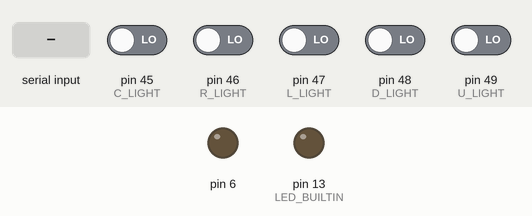
Bench run of a program on a simulated Arduino Mega 2560, built with avr-gcc and run on an emulated ATmega2560. Parts: output pins drawn as LEDs (lit = HIGH). The inputs (shaded band) are chosen by the test bench; at power-on: pin 45 (C_LIGHT), pin 46 (R_LIGHT), pin 47 (L_LIGHT), pin 48 (D_LIGHT), pin 49 (U_LIGHT) LOW. What the program prints to the serial monitor is not drawn.

Above: at 1.2 s.
1.3 s: "2" received over Serial
At 2.0 s:
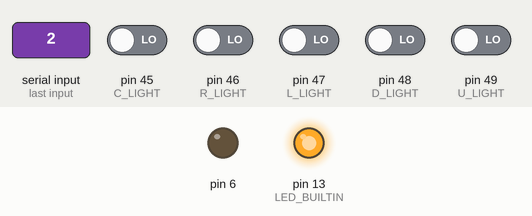
2.8 s: byte 51 (CMD_TEST_LIGHTS_PRESS) received over Serial
At 3.1 s:
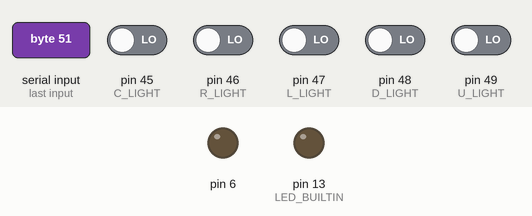
Timing chart, 0 to 5.8 s (numbered marks = the images above; inputs shaded):
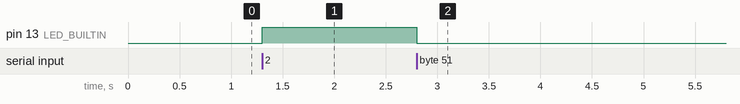

The program:

main.cpp
```cpp
#include <Arduino.h>

/* Compile options */
// #define USE_EXTERNAL_PULLUPS

/* Commands */

#define CMD_TEST_INPUTS '1'
#define CMD_TEST_LIGHTS_EXT '2'
#define CMD_TEST_LIGHTS_PRESS '3'
#define CMD_TEST_DEBOUNCE '4'
#define CMD_TEST_LEGACY '5'

/* States */
#define STATE_IDLE 0
#define STATE_TEST_RUNNING 1
#define STATE_TEST_FAILED 2
#define STATE_TEST_SUCCESSFUL 3

/*
 * Map Arduino Mega pins to BD845-PWB pins.
 * The pinout for the BD845-PWB can be found here
 * https://docs.bluedotarcade.com/boards/bd845-pwb
 */

/* Comm inputs */

#define FL1       PK0
#define FL2       PK1
#define FL3       PK2
#define FL4       PK3
#define FL5       PK4
#define TEST      PK5
#define IN_DDR    DDRK
#define IN_PORT   PORTK
#define IN_OFFSET 0

/* Comm outputs */

#define U_OUT      PF0
#define D_OUT      PF1
#define L_OUT      PF2
#define R_OUT      PF3
#define C_OUT      PF4
#define OUT_DDR    DDRF
#define OUT_PIN    PINF
#define OUT_OFFSET 0

/* Panel up sensors */

#define U_S1     PA0
#define U_S2     PA1
#define U_S3     PA2
#define U_S4     PA3
#define U_DDR    DDRA
#define U_PORT   PORTA
#define U_OFFSET 0

/* Panel down sensors */

#define D_S1     PA4
#define D_S2     PA5
#define D_S3     PA6
#define D_S4     PA7
#define D_DDR    DDRA
#define D_PORT   PORTA
#define D_OFFSET 4

/* Panel left sensors */

#define L_S1     PC0
#define L_S2     PC1
#define L_S3     PC2
#define L_S4     PC3
#define L_DDR    DDRC
#define L_PORT   PORTC
#define L_OFFSET 0

/* Panel right sensors */

#define R_S1     PC4
#define R_S2     PC5
#define R_S3     PC6
#define R_S4     PC7
#define R_DDR    DDRC
#define R_PORT   PORTC3
#define R_OFFSET 4

/* Panel center sensors */

#define C_S1     PB0
#define C_S2     PB1
#define C_S3     PB2
#define C_S4     PB3
#define C_DDR    DDRB
#define C_PORT   PORTB
#define C_OFFSET 0

/* Lights */

#define U_LIGHT      PL0
#define D_LIGHT      PL1
#define L_LIGHT      PL2
#define R_LIGHT      PL3
#define C_LIGHT      PL4
#define LIGHT_DDR    DDRL
#define LIGHT_PIN    PINL
#define LIGHT_OFFSET 0

/* Hat pins */

#define LED_FAIL    PE4
#define LED_SUCCESS PE5
#define LED_RUN     PE6

void setupSerialPort();
void setupLeds();
void setupCommInputPins();
void setupCommOutputPins();
void setupUpPins();
void setupDownPins();
void setupLeftPins();
void setupRightPins();
void setupCenterPins();
void setupLightPins();

bool testInputs();
bool testLightsExt();
bool testLightsPress();
bool testDebounce();
bool testLegacy();

uint8_t readCommOutputPins();
uint8_t readLightPins();
void setCommInputPins(uint8_t state);
void setUpPins(uint8_t state);
void setDownPins(uint8_t state);
void setLeftPins(uint8_t state);
void setRightPins(uint8_t state);
void setCenterPins(uint8_t state);
void setHighZ(int pin);
void printMenu();
void setState(uint8_t state);

// Setup ---------------------------------------------------------------

void setup() {
  setupSerialPort();
  setupLeds();

  setupCommInputPins();
  setupCommOutputPins();

  setupUpPins();
  setupDownPins();
  setupLeftPins();
  setupRightPins();
  setupLightPins();
}

void setupSerialPort() {
  Serial.begin(115200);
}

void setupLeds() {
  pinMode(LED_BUILTIN, OUTPUT);
  digitalWrite(LED_BUILTIN, LOW);

  pinMode(LED_FAIL, OUTPUT);
  digitalWrite(LED_FAIL, LOW);

  pinMode(LED_SUCCESS, OUTPUT);
  digitalWrite(LED_SUCCESS, LOW);

  pinMode(LED_RUN, OUTPUT);
  digitalWrite(LED_RUN, LOW);
}

void setupCommInputPins() {
  setHighZ(TEST);
  setHighZ(FL5);
  setHighZ(FL4);
  setHighZ(FL3);
  setHighZ(FL2);
  setHighZ(FL1);
}

void setupCommOutputPins() {
  #ifdef USE_EXTERNAL_PULLUPS
  pinMode(C_OUT, INPUT);
  pinMode(R_OUT, INPUT);
  pinMode(L_OUT, INPUT);
  pinMode(D_OUT, INPUT);
  pinMode(U_OUT, INPUT);
  #else
  pinMode(C_OUT, INPUT_PULLUP);
  pinMode(R_OUT, INPUT_PULLUP);
  pinMode(L_OUT, INPUT_PULLUP);
  pinMode(D_OUT, INPUT_PULLUP);
  pinMode(U_OUT, INPUT_PULLUP);
  #endif
}

void setupUpPins() {
  setHighZ(U_S1);pinMode(LED_FAIL, OUTPUT);
  digitalWrite(LED_FAIL, LOW);
  setHighZ(U_S2);
  setHighZ(U_S3);
  setHighZ(U_S4);
}

void setupDownPins() {
  setHighZ(U_S1);
  setHighZ(U_S2);
  setHighZ(U_S3);
  setHighZ(U_S4);
}

void setupLeftPins() {
  setHighZ(U_S1);
  setHighZ(U_S2);
  setHighZ(U_S3);
  setHighZ(U_S4);
}

void setupRightPins() {
  setHighZ(U_S1);
  setHighZ(U_S2);
  setHighZ(U_S3);
  setHighZ(U_S4);
}

void setupCenterPins() {
  setHighZ(U_S1);
  setHighZ(U_S2);
  setHighZ(U_S3);
  setHighZ(U_S4);
}

void setupLightPins() {
  pinMode(U_LIGHT, INPUT_PULLUP);
  pinMode(D_LIGHT, INPUT_PULLUP);
  pinMode(L_LIGHT, INPUT_PULLUP);
  pinMode(R_LIGHT, INPUT_PULLUP);
  pinMode(C_LIGHT, INPUT_PULLUP);
}

// Loop ----------------------------------------------------------------

void loop() {
  //Serial.flush();
  printMenu();

  // Wait for command
  while(Serial.available() <= 0);

  setState(STATE_IDLE);
  char cmd = Serial.read();
  bool successful = true;

  switch(cmd) {
    case CMD_TEST_INPUTS:
      setState(STATE_TEST_RUNNING);
      successful = testInputs();
      break;
    case CMD_TEST_LIGHTS_EXT:
      setState(STATE_TEST_RUNNING);
      successful = testLightsExt();
      break;
    case CMD_TEST_LIGHTS_PRESS:
      setState(STATE_TEST_RUNNING);
      successful = testLightsPress();
      break;
    case CMD_TEST_DEBOUNCE:
      setState(STATE_TEST_RUNNING);
      successful = testDebounce();
      break;
    case CMD_TEST_LEGACY:
      setState(STATE_TEST_RUNNING);
      successful = testLegacy();
      break;
    default:
      Serial.println(F("Command not found!"));
      return;
  }

  if(successful) {
    setState(STATE_TEST_SUCCESSFUL);
    Serial.println(F("TEST SUCCESSFUL"));
  } else {
    setState(STATE_TEST_FAILED);
    Serial.println(F("TEST FAILED"));
  }
}

bool testInputs() {
  uint8_t up = 0;
  uint8_t down = 0;
  uint8_t left = 0;
  uint8_t right = 0;
  uint8_t center = 0;

  setUpPins(up);
  setDownPins(down);
  setLeftPins(left);
  setRightPins(right);
  setCenterPins(center);

  if(readCommOutputPins() != 0)
    return false;

  while(++up < 0x10) {
    setUpPins(up);

    if(readCommOutputPins() != U_OUT)
      return false;
  }

  return true;
}

bool testLightsExt() {
  Serial.println(F("Testing lights external..."));
  uint8_t inputs = 0;
  uint8_t lights = 0;
  uint8_t expected = 0;

  while(inputs < 0x20) {
    setCommInputPins(inputs);
    delay(1);
    lights = readLightPins();
    expected = ~inputs & 0x1F;

    if(lights != expected) {
      Serial.print(F("inputs: "));
      Serial.print(inputs, HEX);
      Serial.print(F(", lights: "));
      Serial.print(lights, HEX);
      Serial.print(F(", expected: "));
      Serial.print(expected, HEX);
      Serial.println();
      return false;
    }

    inputs++;
  }

  return true;
}

bool testLightsPress() {
  return true;
}

bool testDebounce() {
  return true;
}

bool testLegacy() {

  return true;
}

// Utilities -----------------------------------------------------------

uint8_t readCommOutputPins() {
  return OUT_PIN & (0x1F << OUT_OFFSET);
}

uint8_t readLightPins() {
  return LIGHT_PIN & (0x1F << LIGHT_OFFSET);
}

void setCommInputPins(uint8_t state) {
  IN_DDR = (IN_DDR & (0xC0 >> IN_OFFSET)) | (state << IN_OFFSET);
}

void setUpPins(uint8_t state) {
  U_DDR = (U_DDR & (0xF0 >> U_OFFSET)) | (state << U_OFFSET);
}

void setDownPins(uint8_t state) {
  D_DDR = (D_DDR & (0xF0 >> D_OFFSET)) | (state << D_OFFSET);
}

void setLeftPins(uint8_t state) {
  L_DDR = (L_DDR & (0xF0 >> L_OFFSET)) | (state << L_OFFSET);
}

void setRightPins(uint8_t state) {
  R_DDR = (R_DDR & (0xF0 >> R_OFFSET)) | (state << R_OFFSET);
}

void setCenterPins(uint8_t state) {
  C_DDR = (C_DDR & (0xF0 >> C_OFFSET)) | (state << C_OFFSET);
}

void setHighZ(int pin) {
  digitalWrite(pin, LOW);
  pinMode(pin, INPUT);
}

void printMenu() {
  Serial.println(F("\n*** BD845-PWB Test Routines ***\n"));
  Serial.println(F("Select option:"));
  Serial.println(F("1. Test inputs"));
  Serial.println(F("2. Test lights external"));
  Serial.println(F("3. Test lights press mode"));
  Serial.println(F("4. Test debounce"));
  Serial.println(F("5. Test legacy"));
  Serial.println();
}

void setState(uint8_t state) {
  switch(state) {
    case STATE_IDLE:
      digitalWrite(LED_BUILTIN, LOW);
      digitalWrite(LED_FAIL, LOW);
      digitalWrite(LED_SUCCESS, LOW);
      digitalWrite(LED_RUN, LOW);
      break;
    case STATE_TEST_RUNNING:
      digitalWrite(LED_BUILTIN, LOW);
      digitalWrite(LED_FAIL, LOW);
      digitalWrite(LED_SUCCESS, LOW);
      digitalWrite(LED_RUN, HIGH);
      break;
    case STATE_TEST_FAILED:
      digitalWrite(LED_BUILTIN, HIGH);
      digitalWrite(LED_FAIL, HIGH);
      digitalWrite(LED_SUCCESS, LOW);
      digitalWrite(LED_RUN, LOW);
      break;
    case STATE_TEST_SUCCESSFUL:
      digitalWrite(LED_BUILTIN, LOW);
      digitalWrite(LED_FAIL, LOW);
      digitalWrite(LED_SUCCESS, HIGH);
      digitalWrite(LED_RUN, LOW);
      break;
  }
}
```

Measured:
- after the input at 1.3 s, pin 13 (LED_BUILTIN): LOW → HIGH at once
- after the input at 2.8 s, pin 13 (LED_BUILTIN): HIGH → LOW at once
